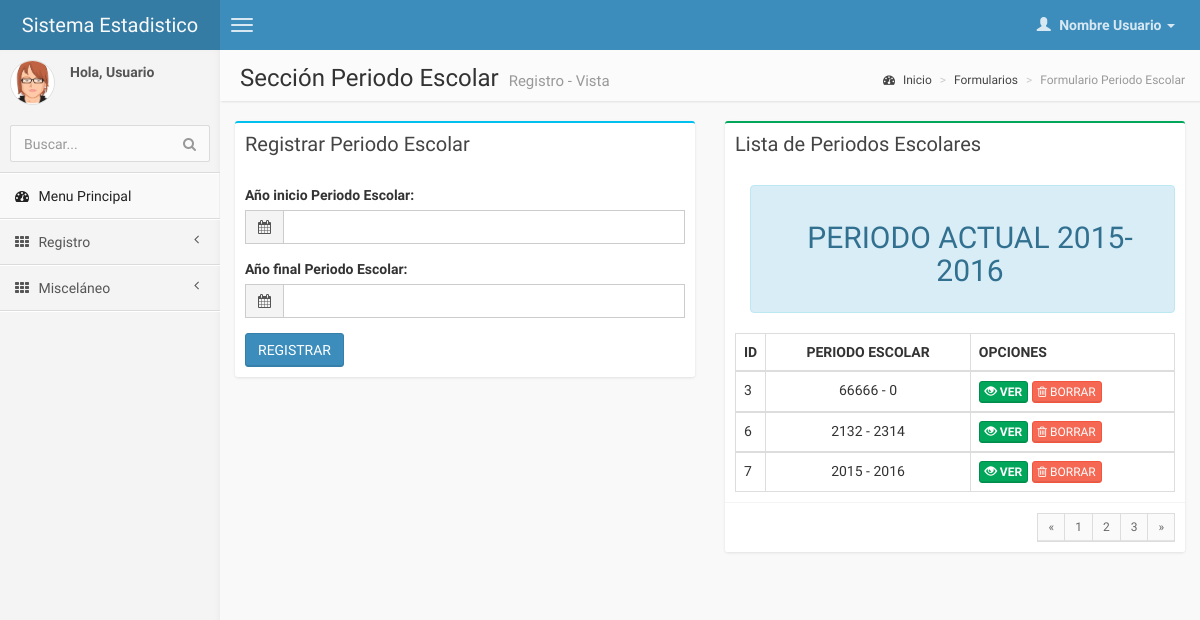
The page /pages/forms/form_periodo.php on the database its author committed.
### tables this page shows
CREATE TABLE IF NOT EXISTS `periodo_escolar` (
  `id_periodo_escolar` int(10) NOT NULL AUTO_INCREMENT,
  `inicio` int(4) NOT NULL,
  `fin` int(4) NOT NULL,
  PRIMARY KEY (`id_periodo_escolar`)
);

### pages/forms/form_periodo.php (the view, shortened to what this page needs)
<!DOCTYPE html>
<html>
    <head>
        <link href="../../css/bootstrap.min.css" rel="stylesheet" type="text/css" />
        <link href="../../css/font-awesome.min.css" rel="stylesheet" type="text/css" />
        <link href="../../css/ionicons.min.css" rel="stylesheet" type="text/css" />
        <link href="../../css/daterangepicker/daterangepicker-bs3.css" rel="stylesheet" type="text/css" />
        <link href="../../css/iCheck/all.css" rel="stylesheet" type="text/css" />
        <link href="../../css/colorpicker/bootstrap-colorpicker.min.css" rel="stylesheet"/>
        <link href="../../css/timepicker/bootstrap-timepicker.min.css" rel="stylesheet"/>
        <link href="../../css/AdminLTE.css" rel="stylesheet" type="text/css" />
    </head>
     <body class="skin-blue">
        <header class="header">
            <a href="index.html" class="logo">
                Sistema Estadistico
            </a>
            <nav class="navbar navbar-static-top" role="navigation">
                <a href="#" class="navbar-btn sidebar-toggle" data-toggle="offcanvas" role="button">
                    <span class="icon-bar"></span>
                    <span class="icon-bar"></span>
                    <span class="icon-bar"></span>
                </a>
                <div class="navbar-right">
                    <ul class="nav navbar-nav">
                        <li class="dropdown user user-menu">
                            <a href="#" class="dropdown-toggle" data-toggle="dropdown">
                                <i class="glyphicon glyphicon-user"></i>
                                <span>Nombre Usuario <i class="caret"></i></span>
                            </a>
                        </li>
                    </ul>
                </div>
            </nav>
        </header>
        <div class="wrapper row-offcanvas row-offcanvas-left">
            <aside class="left-side sidebar-offcanvas">
                <section class="sidebar">
                    <div class="user-panel">
                        <div class="pull-left image">
                            <img src="../img/avatar3.png" class="img-circle" alt="User Image" />
                        </div>
                        <div class="pull-left info">
                            <p>Hola, Usuario</p>
                        </div>
                    </div>
                    <form action="#" method="get" class="sidebar-form">
                        <div class="input-group">
                            <input type="text" name="q" class="form-control" placeholder="Buscar..."/>
                            <span class="input-group-btn">
                                <button type='submit' name='seach' id='search-btn' class="btn btn-flat"><i class="fa fa-search"></i></button>
                            </span>
                        </div>
                    </form>
<?php
    include("menu_form.php")
?>
                    </ul>
                </section>
            </aside>
            <aside class="right-side">
                <section class="content-header">
                    <h1>
                        Sección Periodo Escolar                     <small>Registro - Vista</small>
                    </h1>
                    <ol class="breadcrumb">
                        <li><a href="#"><i class="fa fa-dashboard"></i> Inicio</a></li>
                        <li><a href="#">Formularios</a></li>
                        <li class="active">Formulario Periodo Escolar</li>
                    </ol>
                </section>
                <section class="content">
                    <div class="row">
                        <div class="col-md-6">
                            <div class="box box-info">
                                <div class="box-header">
                                    <h3 class="box-title">Registrar Periodo Escolar</h3>
                                </div>
                            <form action="../control/registro_periodo.php" method="post" >
                                <div class="box-body">
                                    <div class="form-group">
                                        <label>Año inicio Periodo Escolar:</label>
                                        <div class="input-group">
                                            <div class="input-group-addon">
                                                <i class="fa fa-calendar"></i>
                                            </div>
                                            <input type="text" name="inicio" class="form-control" data-inputmask="'alias': 'dd/mm/yyyy'" data-mask/>
                                        </div>
                                    </div>
                                    <div class="form-group">
                                        <label>Año final Periodo Escolar:</label>
                                        <div class="input-group">
                                            <div class="input-group-addon">
                                                <i class="fa fa-calendar"></i>
                                            </div>
                                            <input type="text" name="final" class="form-control" data-inputmask="'alias': 'dd/mm/yyyy'" data-mask/>
                                        </div>
                                    </div>
                                    <button type="submit" class="btn btn-primary">REGISTRAR</button>
                                </div>
                            </div>
                        </div>
<?php
require ("../control/conexion_bd.php");
  $sql="SELECT * FROM periodo_escolar";
  $datos=mysql_query($sql,$link);
  $contador = mysql_num_rows($datos);
    if ($contador == 0)
      {
        echo "<center><h1><font color='#E74C3C'>NO SE ENCONTRO RESULTADOS :-( </font></h1></center>";
      }
    else
      {
?>
                        <div class="col-md-6">
                            <div class="box box-success">
                                <div class="box-header">
                                     <h3 class="box-title">Lista de Periodos Escolares</h3>
                                </div>
                                <div class="box-body">
                                <div class="alert alert-info" role="alert"><CENTER><H2>PERIODO ACTUAL 2015-2016</H2></CENTER></div>
                                    <table class="table table-bordered">
                                        <tr>
                                            <th style="width: 10px">ID</th>
                                            <th> <center> PERIODO ESCOLAR </center></th>
                                            <th>OPCIONES</th>
                                        </tr>
                                        <?php
                              while ($renglon=mysql_fetch_array($datos))
                                {
?>
                              <tbody>
                                <tr>
                                  <td><?php echo $renglon['id_periodo_escolar']; ?></td>
                                  <td><center><?php echo $renglon['inicio']; echo " - "; echo $renglon['fin']?></center></td>
                                  <td>
                                  <a href="ver_alumno.php?id=<?php echo $renglon['id_periodo_escolar']?>"> <button class="btn btn-success btn-xs"></i><b><span class="glyphicon glyphicon glyphicon-eye-open" aria-hidden="true"></span> VER</b></button></a>
                                  <a href="../emergente/borrar_periodo.php?id=<?php echo $renglon['id_periodo_escolar']?>"><button class="btn btn-danger btn-xs"><i class="fa fa-trash-o "></i> BORRAR</button>
                                  </td>
                                </tr>
                              </tbody>
                              <?php } }?>
                                    </table>
                                </div>
                                <div class="box-footer clearfix">
                                    <ul class="pagination pagination-sm no-margin pull-right">
                                        <li><a href="#">&laquo;</a></li>
                                        <li><a href="#">1</a></li>
                                        <li><a href="#">2</a></li>
                                        <li><a href="#">3</a></li>
                                        <li><a href="#">&raquo;</a></li>
                                    </ul>
                                </div>
                            </div>
                                </div>
                            </div>
                        </div>
    </body>
</html>

### rows shown on the page
periodo_escolar: id_periodo_escolar "3", inicio "66666", fin "0"
periodo_escolar: id_periodo_escolar "6", inicio "2132", fin "2314"
periodo_escolar: id_periodo_escolar "7", inicio "2015", fin "2016"
